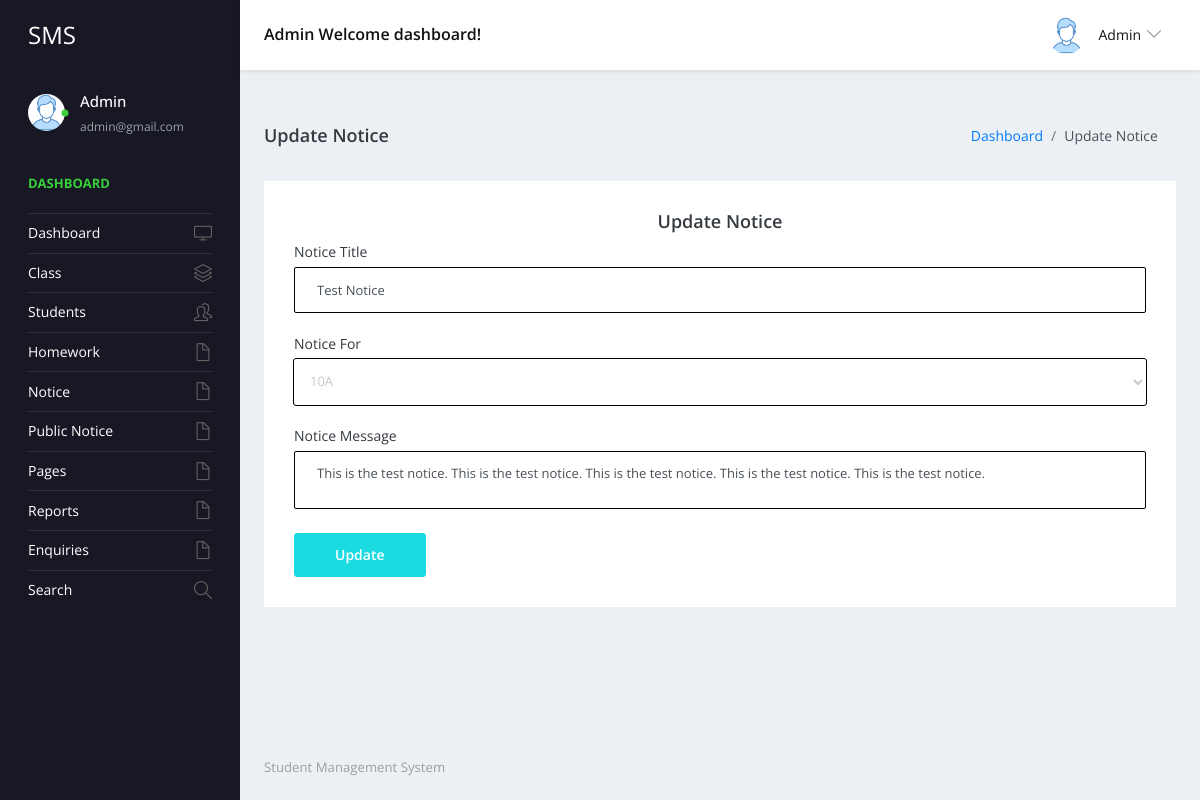
Page /admin/edit-notice-detail.php?editid=7 (signed in) on the committed database.
### tables this page shows
CREATE TABLE `tblnotice` (
  `ID` int(5) NOT NULL,
  `NoticeTitle` mediumtext DEFAULT NULL,
  `ClassId` int(10) DEFAULT NULL,
  `NoticeMsg` mediumtext DEFAULT NULL,
  `CreationDate` timestamp NULL DEFAULT current_timestamp()
);

CREATE TABLE `tblclass` (
  `ID` int(5) NOT NULL,
  `ClassName` varchar(50) DEFAULT NULL,
  `Section` varchar(20) DEFAULT NULL,
  `CreationDate` timestamp NULL DEFAULT current_timestamp()
);

### admin/edit-notice-detail.php (the view, shortened to what this page needs)
<?php
include('includes/dbconnection.php');
if (strlen($_SESSION['sturecmsaid']==0)) {
  header('location:logout.php');
  } else{
  ?>
<!DOCTYPE html>
<html lang="en">
  <head>
    <link rel="stylesheet" href="vendors/simple-line-icons/css/simple-line-icons.css">
    <link rel="stylesheet" href="vendors/flag-icon-css/css/flag-icon.min.css">
    <link rel="stylesheet" href="vendors/css/vendor.bundle.base.css">
    <link rel="stylesheet" href="vendors/select2/select2.min.css">
    <link rel="stylesheet" href="vendors/select2-bootstrap-theme/select2-bootstrap.min.css">
    <link rel="stylesheet" href="css/style.css" />
  </head>
  <body>
    <div class="container-scroller">
     <?php include_once('includes/header.php');?>
      <div class="container-fluid page-body-wrapper">
      <?php include_once('includes/sidebar.php');?>
        <div class="main-panel">
          <div class="content-wrapper">
            <div class="page-header">
              <h3 class="page-title">Update Notice </h3>
              <nav aria-label="breadcrumb">
                <ol class="breadcrumb">
                  <li class="breadcrumb-item"><a href="dashboard.php">Dashboard</a></li>
                  <li class="breadcrumb-item active" aria-current="page"> Update Notice</li>
                </ol>
              </nav>
            </div>
            <div class="row">
              <div class="col-12 grid-margin stretch-card">
                <div class="card">
                  <div class="card-body">
                    <h4 class="card-title" style="text-align: center;">Update Notice</h4>
                    <form class="forms-sample" method="post" enctype="multipart/form-data">
                      <?php
$eid=$_GET['editid'];
$sql="SELECT tblclass.ID,tblclass.ClassName,tblclass.Section,tblnotice.NoticeTitle,tblnotice.CreationDate,tblnotice.ClassId,tblnotice.NoticeMsg,tblnotice.ID as nid from tblnotice join tblclass on tblclass.ID=tblnotice.ClassId where tblnotice.ID=:eid";
$query = $dbh -> prepare($sql);
$query->bindParam(':eid',$eid,PDO::PARAM_STR);
$query->execute();
$results=$query->fetchAll(PDO::FETCH_OBJ);
$cnt=1;
if($query->rowCount() > 0)
{
foreach($results as $row)
{               ?>
                      <div class="form-group">
                        <label for="exampleInputName1">Notice Title</label>
                        <input type="text" name="nottitle" value="<?php  echo htmlentities($row->NoticeTitle);?>" class="form-control" required='true'>
                      </div>
                      <div class="form-group">
                        <label for="exampleInputEmail3">Notice For</label>
                        <select  name="classid" class="form-control">
                          <option value="<?php  echo htmlentities($row->ClassId);?>"><?php  echo htmlentities($row->ClassName);?><?php  echo htmlentities($row->Section);?></option>
                        </select>
                      </div>
                      <div class="form-group">
                        <label for="exampleInputName1">Notice Message</label>
                        <textarea name="notmsg" value="" class="form-control" required='true'><?php  echo htmlentities($row->NoticeMsg);?></textarea>
                      </div>
                   <?php $cnt=$cnt+1;}} ?>
                      <button type="submit" class="btn btn-primary mr-2" name="submit">Update</button>
                    </form>
                  </div>
                </div>
              </div>
            </div>
          </div>
         <?php include_once('includes/footer.php');?>
        </div>
      </div>
    </div>
  </body>
</html><?php }  ?>

### admin/includes/header.php (shortened to what this page needs)
 <nav class="navbar default-layout-navbar col-lg-12 col-12 p-0 fixed-top d-flex flex-row">
        <div class="navbar-brand-wrapper d-flex align-items-center">
          <a class="navbar-brand brand-logo" href="dashboard.php">
            <strong style="color: white;">SMS</strong>
          </a>
        </div><?php
         $aid= $_SESSION['sturecmsaid'];
$sql="SELECT * from tbladmin where ID=:aid";
$query = $dbh -> prepare($sql);
$query->bindParam(':aid',$aid,PDO::PARAM_STR);
$query->execute();
$results=$query->fetchAll(PDO::FETCH_OBJ);
$cnt=1;
if($query->rowCount() > 0)
{
foreach($results as $row)
{               ?>
        <div class="navbar-menu-wrapper d-flex align-items-center flex-grow-1">
          <h5 class="mb-0 font-weight-medium d-none d-lg-flex"><?php  echo htmlentities($row->AdminName);?> Welcome dashboard!</h5>
          <ul class="navbar-nav navbar-nav-right ml-auto">
            <li class="nav-item dropdown d-none d-xl-inline-flex user-dropdown">
              <a class="nav-link dropdown-toggle" id="UserDropdown" href="#" data-toggle="dropdown" aria-expanded="false">
                <img class="img-xs rounded-circle ml-2" src="images/faces/face8.jpg" alt="Profile image"> <span class="font-weight-normal"> <?php  echo htmlentities($row->AdminName);?> </span></a>
                <?php $cnt=$cnt+1;}} ?>
            </li>
          </ul>
        </div>
      </nav>

### admin/includes/sidebar.php (shortened to what this page needs)
<nav class="sidebar sidebar-offcanvas" id="sidebar">
          <ul class="nav">
            <li class="nav-item nav-profile">
              <a href="#" class="nav-link">
                <div class="profile-image">
                  <img class="img-xs rounded-circle" src="images/faces/face8.jpg" alt="profile image">
                  <div class="dot-indicator bg-success"></div>
                </div>
                <div class="text-wrapper">
                  <?php
         $aid= $_SESSION['sturecmsaid'];
$sql="SELECT * from tbladmin where ID=:aid";
$query = $dbh -> prepare($sql);
$query->bindParam(':aid',$aid,PDO::PARAM_STR);
$query->execute();
$results=$query->fetchAll(PDO::FETCH_OBJ);
$cnt=1;
if($query->rowCount() > 0)
{
foreach($results as $row)
{               ?>
                  <p class="profile-name"><?php  echo htmlentities($row->AdminName);?></p>
                  <p class="designation"><?php  echo htmlentities($row->Email);?></p><?php $cnt=$cnt+1;}} ?>
                </div>
              </a>
            </li>
            <li class="nav-item nav-category">
              <span class="nav-link">Dashboard</span>
            </li>
            <li class="nav-item">
              <a class="nav-link" href="dashboard.php">
                <span class="menu-title">Dashboard</span>
                <i class="icon-screen-desktop menu-icon"></i>
              </a>
            </li>
            <li class="nav-item">
              <a class="nav-link" data-toggle="collapse" href="#ui-basic" aria-expanded="false" aria-controls="ui-basic">
                <span class="menu-title">Class</span>
                <i class="icon-layers menu-icon"></i>
              </a>
            </li>
            <li class="nav-item">
              <a class="nav-link" data-toggle="collapse" href="#ui-basic1" aria-expanded="false" aria-controls="ui-basic1">
                <span class="menu-title">Students</span>
                <i class="icon-people menu-icon"></i>
              </a>
            </li>
 <li class="nav-item">
              <a class="nav-link" data-toggle="collapse" href="#hw" aria-expanded="false" aria-controls="hw">
                <span class="menu-title">Homework</span>
                <i class="icon-doc menu-icon"></i>
              </a>
            </li>
            <li class="nav-item">
              <a class="nav-link" data-toggle="collapse" href="#auth" aria-expanded="false" aria-controls="auth">
                <span class="menu-title">Notice</span>
                <i class="icon-doc menu-icon"></i>
              </a>
            </li>
            <li class="nav-item">
              <a class="nav-link" data-toggle="collapse" href="#auth1" aria-expanded="false" aria-controls="auth">
                <span class="menu-title">Public Notice</span>
                <i class="icon-doc menu-icon"></i>
              </a>
              <li class="nav-item">
              <a class="nav-link" data-toggle="collapse" href="#auth2" aria-expanded="false" aria-controls="auth">
                <span class="menu-title">Pages</span>
                <i class="icon-doc menu-icon"></i>
              </a>
            </li>
      <li class="nav-item">
              <a class="nav-link" data-toggle="collapse" href="#auth22" aria-expanded="false" aria-controls="auth2">
                <span class="menu-title">Reports</span>
                <i class="icon-doc menu-icon"></i>
              </a>
            </li>
            <li class="nav-item">
              <a class="nav-link" data-toggle="collapse" href="#auth23" aria-expanded="false" aria-controls="auth2">
                <span class="menu-title">Enquiries</span>
                <i class="icon-doc menu-icon"></i>
              </a>
            </li>
            <li class="nav-item">
              <a class="nav-link" href="search.php">
                <span class="menu-title">Search</span>
                <i class="icon-magnifier menu-icon"></i>
              </a>
            </li>
            </li>
          </ul>
        </nav>

### rows in the picture
tblnotice: nottitle "Test Notice", classid "10A", notmsg "This is the test notice. This is the test notice. This is the test notice. This is the test notice. This is the test notice."

### other values in the picture
$row->AdminName "Admin"
$row->Email "admin@gmail.com"
